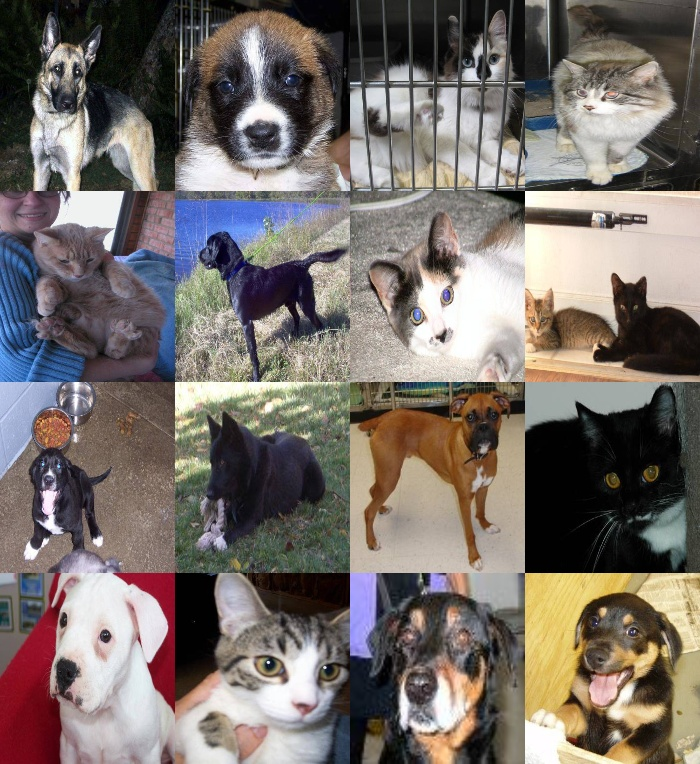
#> input picture 16.jpg, 700 x 764 px, given in place of 1.jpg, which was not available
$ python pinjie.py . 26.jpg out.png
#> lines starting #> are read from the running program, lines starting #| are printed output that depends on the picture; pictures that were not available may be replaced by others from this repository, and a replacement may not be noted
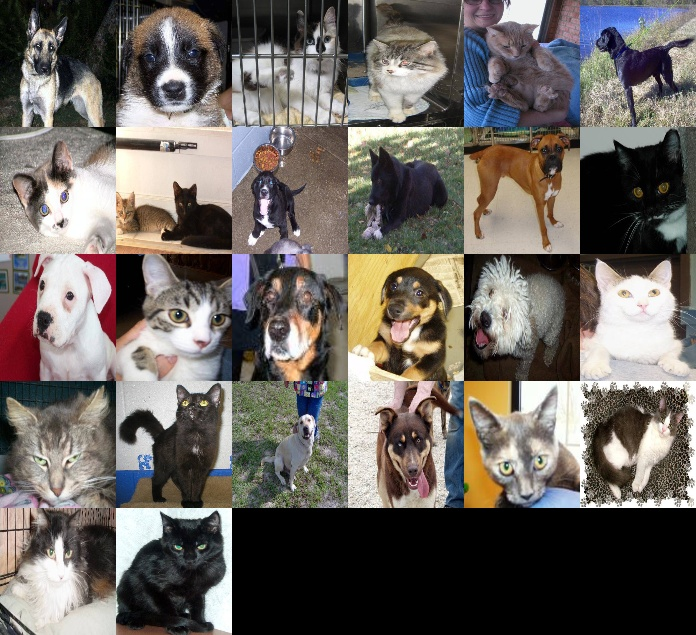
#> input picture 26.jpg, 696 x 635 px, given in place of 1.jpg, which was not available
import cv2
#from matplotlib import pyplot as plt
import numpy as np

#images:list of image
def mult_display(images, output_width = 700):
#> called with output_width = 700
    assert len(images)
    image_num = len(images)
#> image_num = 2
    sqrt_num =  int(np.sqrt(image_num))
#> sqrt_num = 1
    height_num = sqrt_num
#> height_num = 1
    width_num = int(np.ceil(image_num/height_num))
#> width_num = 2
    #resize the images
    resized_w = output_width / width_num
#> resized_w = 350
    resized_h = images[0].shape[1] * resized_w / float(images[0].shape[0])
#> resized_h = 320.7
    resize = tuple(map(int, (resized_h, resized_w)))
#> resize = (320, 350)
    resized_imgs = []
    for image in images:
       tmp = cv2.resize(image, resize)
       resized_imgs.append(tmp)
#> this loop made 2 passes
#> pass 1, in mult_display, `tmp = cv2.resize(image, resize)`:
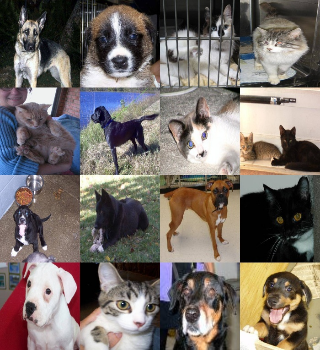
#> tmp: shape (350, 320, 3) float64; mean B, G, R 0.417, 0.437, 0.469
#> pass 2, in mult_display, `tmp = cv2.resize(image, resize)`:
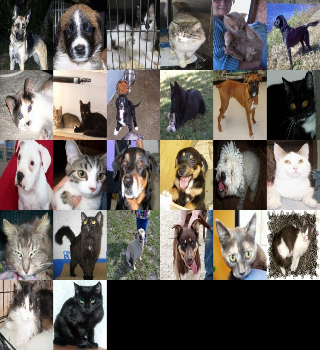
#> tmp: shape (350, 320, 3) float64; mean B, G, R 0.377, 0.398, 0.421
#> after the loop, resized_imgs = 2 items
    total_imgs = np.zeros((1,1))
    for h in range(height_num):
        if h == height_num - 1:
            w_imgs = np.hstack(resized_imgs[h*width_num:])
            remainder = (height_num*width_num)%image_num
            tmp = np.zeros([int(resized_h),int(resized_w),3])
            zeros = tmp
            for _ in range(remainder):
                #print('w',w_imgs.shape)
                w_imgs = np.hstack([w_imgs, zeros])
        else:
            w_imgs = np.hstack(resized_imgs[h*width_num:(h+1)*width_num])
        if total_imgs.shape[0] == 1:
            total_imgs = w_imgs
        else:
            total_imgs = np.vstack([total_imgs,w_imgs])
#> this loop made 1 pass
#> remainder on pass 1: 0
#> pass 1, in mult_display, `w_imgs = np.hstack(resized_imgs[h*width_num:])`:
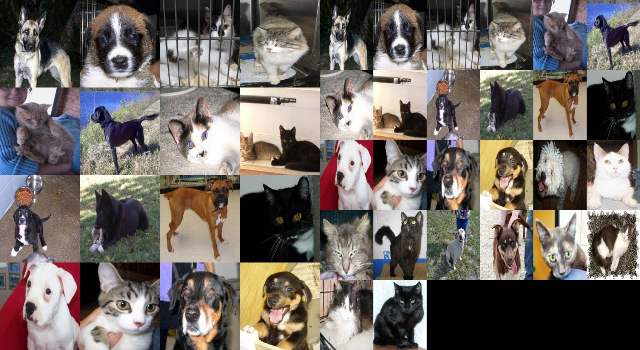
#> w_imgs: shape (350, 640, 3) float64; mean of channels 0, 1, 2 0.397, 0.417, 0.445; drawn as B, G, R
    print(total_imgs.shape)
#| (350, 640, 3)
    win_name = 'mult_display'
    # [4 lines of commented-out code are left out]
    return total_imgs

import sys
import os
images1 = os.listdir(sys.argv[1])
images2 = os.listdir(sys.argv[2])

for i in range(1, len(images1)+1):
    image1 = cv2.imread(sys.argv[1]+"/"+str(i)+".jpg")/255.
    image2 = cv2.imread(sys.argv[2]+"/"+str(i)+".jpg")/255.
    imgs = [image1, image2]
    tmp = mult_display(imgs)
    #cv2.imshow('w',tmp)
    #cv2.waitKey(0)
    cv2.imwrite(sys.argv[3]+"/"+str(i) + '.jpg',tmp*255.)
#> (the run stopped early here; a loop or call above may not have finished)
